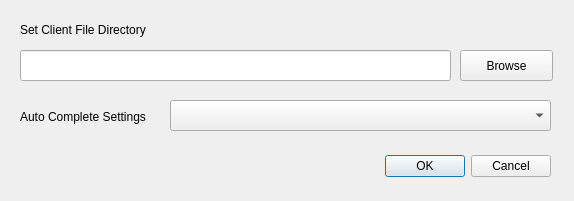
<?xml version="1.0" encoding="UTF-8"?>
<ui version="4.0">
 <class>Dialog</class>
 <widget class="QDialog" name="Dialog">
  <property name="geometry">
   <rect>
    <x>0</x>
    <y>0</y>
    <width>574</width>
    <height>201</height>
   </rect>
  </property>
  <property name="windowTitle">
   <string>Settings</string>
  </property>
  <property name="styleSheet">
   <string notr="true">border-color: rgb(255, 255, 255);</string>
  </property>
  <widget class="QDialogButtonBox" name="buttonBox">
   <property name="geometry">
    <rect>
     <x>60</x>
     <y>150</y>
     <width>491</width>
     <height>32</height>
    </rect>
   </property>
   <property name="orientation">
    <enum>Qt::Horizontal</enum>
   </property>
   <property name="standardButtons">
    <set>QDialogButtonBox::Cancel|QDialogButtonBox::Ok</set>
   </property>
  </widget>
  <widget class="QLineEdit" name="lineEdit">
   <property name="geometry">
    <rect>
     <x>20</x>
     <y>50</y>
     <width>431</width>
     <height>31</height>
    </rect>
   </property>
  </widget>
  <widget class="QPushButton" name="pushButton">
   <property name="geometry">
    <rect>
     <x>460</x>
     <y>50</y>
     <width>93</width>
     <height>31</height>
    </rect>
   </property>
   <property name="text">
    <string>Browse</string>
   </property>
  </widget>
  <widget class="QLabel" name="label">
   <property name="geometry">
    <rect>
     <x>20</x>
     <y>20</y>
     <width>181</width>
     <height>20</height>
    </rect>
   </property>
   <property name="text">
    <string>Set Client File Directory</string>
   </property>
  </widget>
  <widget class="QLabel" name="label_2">
   <property name="geometry">
    <rect>
     <x>20</x>
     <y>109</y>
     <width>181</width>
     <height>16</height>
    </rect>
   </property>
   <property name="text">
    <string>Auto Complete Settings</string>
   </property>
  </widget>
  <widget class="QComboBox" name="comboBox">
   <property name="geometry">
    <rect>
     <x>170</x>
     <y>100</y>
     <width>381</width>
     <height>31</height>
    </rect>
   </property>
  </widget>
 </widget>
 <resources/>
 <connections>
  <connection>
   <sender>buttonBox</sender>
   <signal>accepted()</signal>
   <receiver>Dialog</receiver>
   <slot>accept()</slot>
   <hints>
    <hint type="sourcelabel">
     <x>248</x>
     <y>254</y>
    </hint>
    <hint type="destinationlabel">
     <x>157</x>
     <y>274</y>
    </hint>
   </hints>
  </connection>
  <connection>
   <sender>buttonBox</sender>
   <signal>rejected()</signal>
   <receiver>Dialog</receiver>
   <slot>reject()</slot>
   <hints>
    <hint type="sourcelabel">
     <x>316</x>
     <y>260</y>
    </hint>
    <hint type="destinationlabel">
     <x>286</x>
     <y>274</y>
    </hint>
   </hints>
  </connection>
 </connections>
</ui>
